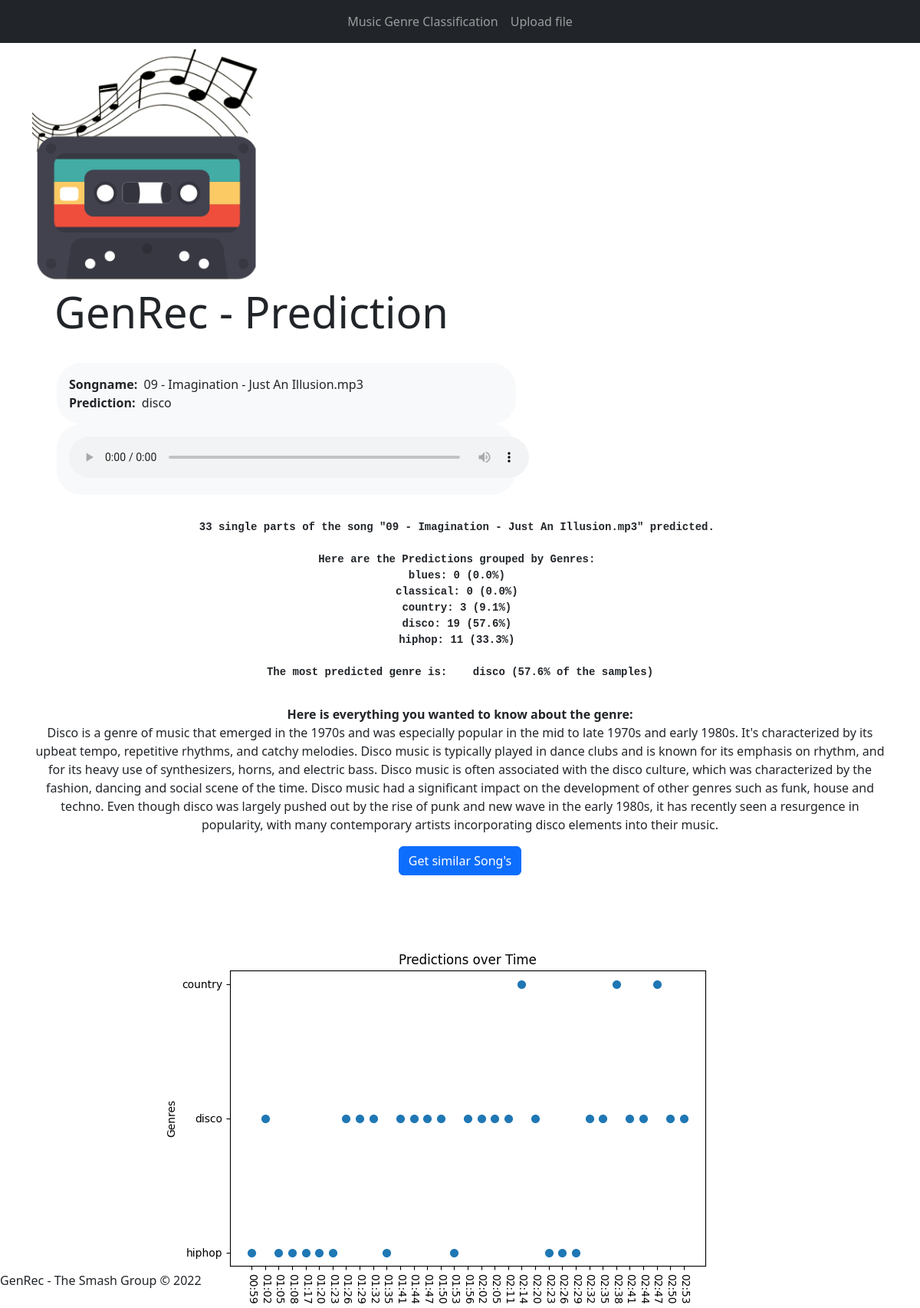
Screenshot of /prediction/09 - Imagination - Just An Illusion.mp3 with the database file from the repository.
### mgcapp/models.py (models this page shows)
class Document(models.Model):
    name = models.CharField(max_length=255, blank=True)
    document = models.FileField(upload_to='documents/')
    uploaded_at = models.DateTimeField(auto_now_add=True)
    prediction_text = models.TextField(verbose_name='Prediction')
    timeSeries = models.ImageField(upload_to='pictures/')
    prediction = models.CharField(max_length=255, blank=True)
    recommender = models.CharField(max_length=255, blank=True)

### mgcapp/views.py (the view)
# urls.py: path("prediction/<str:name>", views.prediction_detail_view, name = "prediction_detail_view"),
def prediction_detail_view(request, name):
    documents = Document.objects.filter(name__icontains=name)
    documents = documents[0]
    if documents.prediction == "":
        documents, genre_info=repredict(documents)
        return render(request, 'mgcapp/prediction.html', {
        'document': documents,
        'genre_info': genre_info,
        'old_pred':True})
    else: # Prediction is already done and only needs to be displayed
        genre_info = get_genre_info(documents.prediction)
        return render(request, 'mgcapp/prediction.html', {
            'document': documents,
            'genre_info': genre_info,
            'old_pred': True})

### mgcapp/prediction.py (called while the page is built)
def get_genre_info(pred):
    return genres_info[pred]

### mgcapp/templates/mgcapp/prediction.html (shortened to what this page needs)
{% extends "mgcapp/layout.html" %}
{% load static %}
{% load bootstrap5 %}
{% block content %}
<div class="container text-left">
  <div class="row">
    <div class="col">
      <img src="{% static "logo/logo_data_science.png" %}" alt="logo" width="300">
    </div>
    <div class="col-9">
      <h1 class="display-4 "> &nbsp; GenRec - Prediction </h1>
      <br>
      <ul>
        {% if document %}
        <div class="col-sm-9 bg-light p-3 rounded-5">
          <b>Songname: &nbsp;</b>{{ document.name}}<br>
          <b>Prediction: &nbsp;</b>{{ document.prediction}}
        </div>
        <div class="col-sm-9 bg-light p-3 rounded-5">
          <audio class="fc-media"  controls="" name="media" style="width: 600px">
            <source src="{{document.document.url}}" type="audio/mp3" autostart="false">
          </audio>
        </div>
      </ul>
    </div>
  </div>
</div>
<div class="container text-center">
  <div class="row">
    <p>
    <pre><b>{{ document.prediction_text }}</b></pre>
    </p>
    {% if genre_info %}
    <p>
      <b>Here is everything you wanted to know about the genre:</b> <br>
      {{ genre_info }} <br>
    </p>
    {% endif %}
      <div class="mb-3" align="center">
        <a href="{% url 'recommender' document.name %}">
        <button class="btn btn-primary" >
          Get similar Song's
          </button>
        </a>
      </div>
      <div>
        <img src="{{document.timeSeries.url}}" alt="Time-Series" class="center">
      </div>
      {% endif %}
  </div>
</div>
{% endblock %}

### rows the page displays
Document: name "09 - Imagination - Just An Illusion.mp3", prediction "disco", prediction_text "33 single parts of the song \"09 - Imagination - Just An Illusion.mp3\" predicted. Here are the Predictions grouped by Genres: blues: 0 (0.0%) classical: 0 (0.0%) country: 3 (9.1%) disco: 19 (57.6%) hiphop: 11 (33.3%) The most predicted genre is: disco (57.6% of the samples)", timeSeries (picture)
